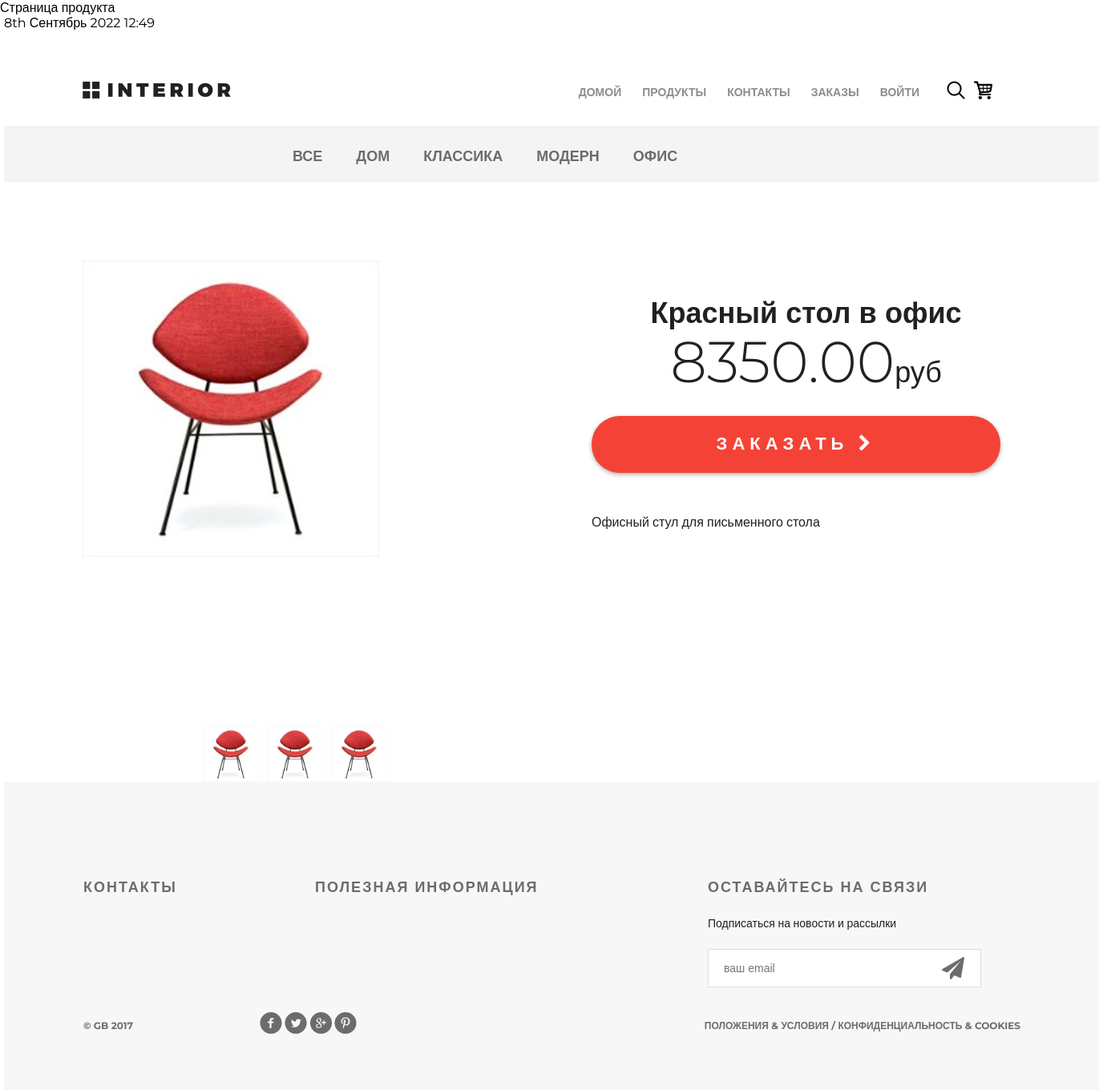
Page /products/product/23/ on the committed database.
### mainapp/models.py (models this page shows, shortened)
class ProductCategory(models.Model):
    name = models.CharField(
        'имя',
        max_length=64,
        unique=True,
    )
    description = models.TextField(
        'описание',
        blank=True,
    )
    created = models.DateTimeField(auto_now_add=True)
    updated = models.DateTimeField(auto_now=True)
    is_active = models.BooleanField('активность', default=True)
    class Meta:
        verbose_name = 'категория продукта'
        verbose_name_plural = 'категории продукта'
        ordering = ['name']

class Product(models.Model):
    category = models.ForeignKey(ProductCategory, on_delete=models.CASCADE,)
    name = models.CharField('имя', max_length=128,)
    image = models.ImageField(upload_to='product_img', blank=True,)
    short_desc = models.CharField(
        'краткое описание',
        max_length=256,
        blank=True,
    )
    description = models.CharField(
        'описание',
        max_length=500,
        blank=True,
    )
    price = models.DecimalField(
        'цена продукта',
        max_digits=8,
        decimal_places=2,
        default=0,
    )
    quantity = models.PositiveIntegerField('количество товара на складе', default=0,)
    is_active = models.BooleanField('активность', default=True)
    class Meta:
        verbose_name = 'продукт'
        verbose_name_plural = 'продукты'
        ordering = ['price']

### mainapp/views.py (the view)
# urls.py: path('product/<int:pk>/', product_page, name='product_page'),
def product_page(request, pk):
    product = get_object_or_404(Product, pk=pk)
    context = {
        'page_title': 'страница продукта',
        'product': product,
    }
    return render(request, 'product_page.html', context)

### mainapp/context_processors.py (called while the page is built)
def categories(request):
    return {
        'categories': ProductCategory.objects.all()
    }

### mainapp/templates/product_page.html (shortened to what this page needs)
{% extends 'base.html' %}
{% load static %}
{% block content %}
	<div class="hero-white">
		{% include 'includes/inc_menu.html' %}
			<a href="#" class="basket"></a>
	</div>
	<div class="details">
		{% include 'includes/inc_catalog.html' %}
		<div class="details-products">
			<div class="details-slider">
				<div class="slider-product">
					<img src="/media/{{ product.image }}">
				</div>
				<div class="slider-control">
					<div class="block">
						<a href="#"><img src="/media/{{ product.image }}" alt="">
						</a>
					</div>
					<div class="block">
						<a href="#"><img src="/media/{{ product.image }}" alt="">
						</a>
					</div>
					<div class="block">
						<a href="#"><img src="/media/{{ product.image }}" alt="">
						</a>
					</div>
				</div>
			</div>
			<div class="description">
				<h3 class="big-bold">{{ product.name|capfirst }}</h3>
				<br>
				<p class="price">{{ product.price }}<span>руб</span></p>
				<a href="{% url 'basket:add' product.pk %}" class="red-button">
					заказать <i class="fa fa-chevron-right" aria-hidden="true"></i>
				</a>
				<div class="description-text">
					<p>{{ product.short_desc }}</p>
				</div>
			</div>
		</div>
	</div>
{% endblock %}

### geekshop/templates/includes/inc_catalog.html
<div class="links clearfix">
    <ul class="links-menu">
        <li><a href="{% url 'category' 0 %}" class="{% if request.resolver_match.url_name == 'category' and request.resolver_match.kwargs.pk == 0 %}active{% endif %}">все</a></li>
        {% for category in categories %}
            <li>
              <a href="{% url 'category' category.pk %}" class="{% if request.resolver_match.url_name == 'category' and request.resolver_match.kwargs.pk == category.pk %}active{% endif %}">
                {{ category.name }}
              </a>
            </li>
        {% endfor %}
    </ul>
</div>

### geekshop/static/style.css (style rules this page uses)
* { margin: 0; padding: 0; }
body { font-family: 'Montserrat', sans-serif; }
html, body { height: 100%; }
.basket { display: block; width: 23px; height: 23px; background-image: url(img/basket.png); background-size: cover; position: absolute; top: 63px; left: 1210px; }
.clearfix:after { content: ""; display: block; clear: both; }
.block a img { width: 100%; }
.big-bold { color: #212121; font-size: 36px; font-weight: 700; text-align: left; margin-bottom: 24px; line-height: 36px; }
.hero-white { background-color: #fff; height: 119px; padding-left: 98px; padding-right: 211px; position: relative; }
.links { height: 70px; background-color: #f4f4f4; position: relative; padding-left: 360px; }
.links-menu { margin: 27px auto 0px; position: absolute; }
.links-menu li { float: left; list-style-type: none; padding-right: 42px; }
.links-menu li a { text-decoration: none; color: #6c6c6c; font-size: 18px; font-weight: 700; text-transform: uppercase; }
.details-products { padding-left: 98px; padding-right: 98px; margin-top: 98px; height: 651px; }
.details-slider { width: 570px; float: left; margin-right: 30px; }
.slider-product { width: 570px; height: 570px; }
.slider-control { width: 420px; height: 70px; margin: 11px auto 0px; padding-left: 150px }
.slider-control .block { height: 70px; width: 70px; position: relative; float: left; margin-right: 10px; }
.description { width: 535px; float: right; padding-left: 35px }
.description .big-bold { color: #212121; font-size: 36px; font-weight: 700; text-align: center; margin-top: 47px; margin-bottom: 0px; }
.description .price { color: #212121; font-size: 72px; font-weight: 300; line-height: 48px; text-align: center; }
.description .price span { color: #212121; font-size: 36px; font-weight: 300; line-height: 48px; text-align: center; }
.red-button { display: block; height: 71px; width: 510px; border-radius: 35px; background-color: #f44336; text-align: center; text-transform: uppercase; text-decoration: none; color: #ffffff; font-size: 22px; font-weight: 700; line-height: 24px; box-shadow: 0px 2px 4.85px 0.15px rgba(33, 33, 33, 0.35); line-height: 70px; letter-spacing: 6px; margin-top: 31px; }
.description-text { margin-top: 50px; color: #212121; font-size: 16px; font-weight: 300; line-height: 24px; text-align: left; }
.description-text p { margin-bottom: 0.5em; }

### rows in the picture
ProductCategory: name "ДОМ"
ProductCategory: name "КЛАССИКА"
ProductCategory: name "МОДЕРН"
ProductCategory: name "ОФИС"
Product: image (picture), name "Красный стол в офис", price "8350.00", short_desc "Офисный стул для письменного стола"
